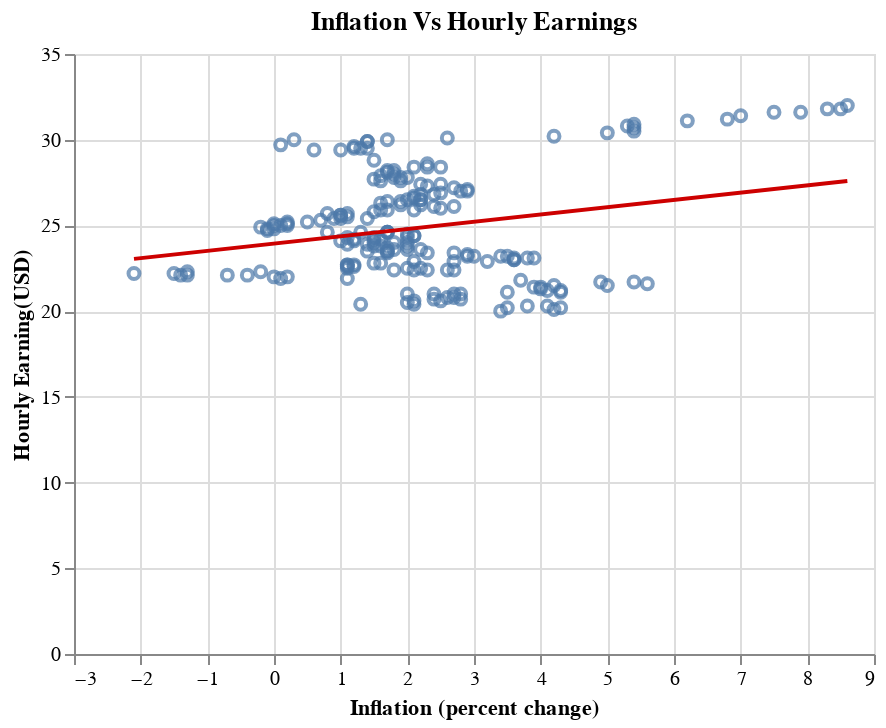

Here is the notebook cell this chart was saved with:
### Code cell
# Check to see if inflation and hourly earnings are at all correlated
# making the scatter on Inflation and 
fig = alt.Chart(hyp_3_df, title = "Inflation Vs Hourly Earnings").mark_point().encode(
  x=alt.X('Inflation', title = "Inflation (percent change)"),
  y=alt.Y('Hourly Earning', title = "Hourly Earning(USD)")
)
  
# making the regression line using transform_regression
regression = fig.transform_regression('Inflation','Hourly Earning').mark_line(color = "#CD0000")
  
plot = (fig + regression)

plot

### Figure 1 — Vega-Lite specification as saved in the notebook (floating-point values rounded to 4 significant figures; data arrays with more than 128 entries replaced by an {"elided": "..."} marker saying what was removed)
{"config": {"view": {"continuousWidth": 400, "continuousHeight": 300}}, "layer": [{"mark": "point", "encoding": {"x": {"field": "Inflation", "title": "Inflation (percent change)", "type": "quantitative"}, "y": {"field": "Hourly Earning", "title": "Hourly Earning(USD)", "type": "quantitative"}}, "title": "Inflation Vs Hourly Earnings"}, {"mark": {"type": "line", "color": "#CD0000"}, "encoding": {"x": {"field": "Inflation", "title": "Inflation (percent change)", "type": "quantitative"}, "y": {"field": "Hourly Earning", "title": "Hourly Earning(USD)", "type": "quantitative"}}, "title": "Inflation Vs Hourly Earnings", "transform": [{"on": "Inflation", "regression": "Hourly Earning"}]}], "data": {"name": "data-161ec03550c023baade75f8dc72e91ba"}, "$schema": "https://vega.github.io/schema/vega-lite/v4.17.0.json", "datasets": {"data-161ec03550c023baade75f8dc72e91ba": {"elided": "195 records"}}}
